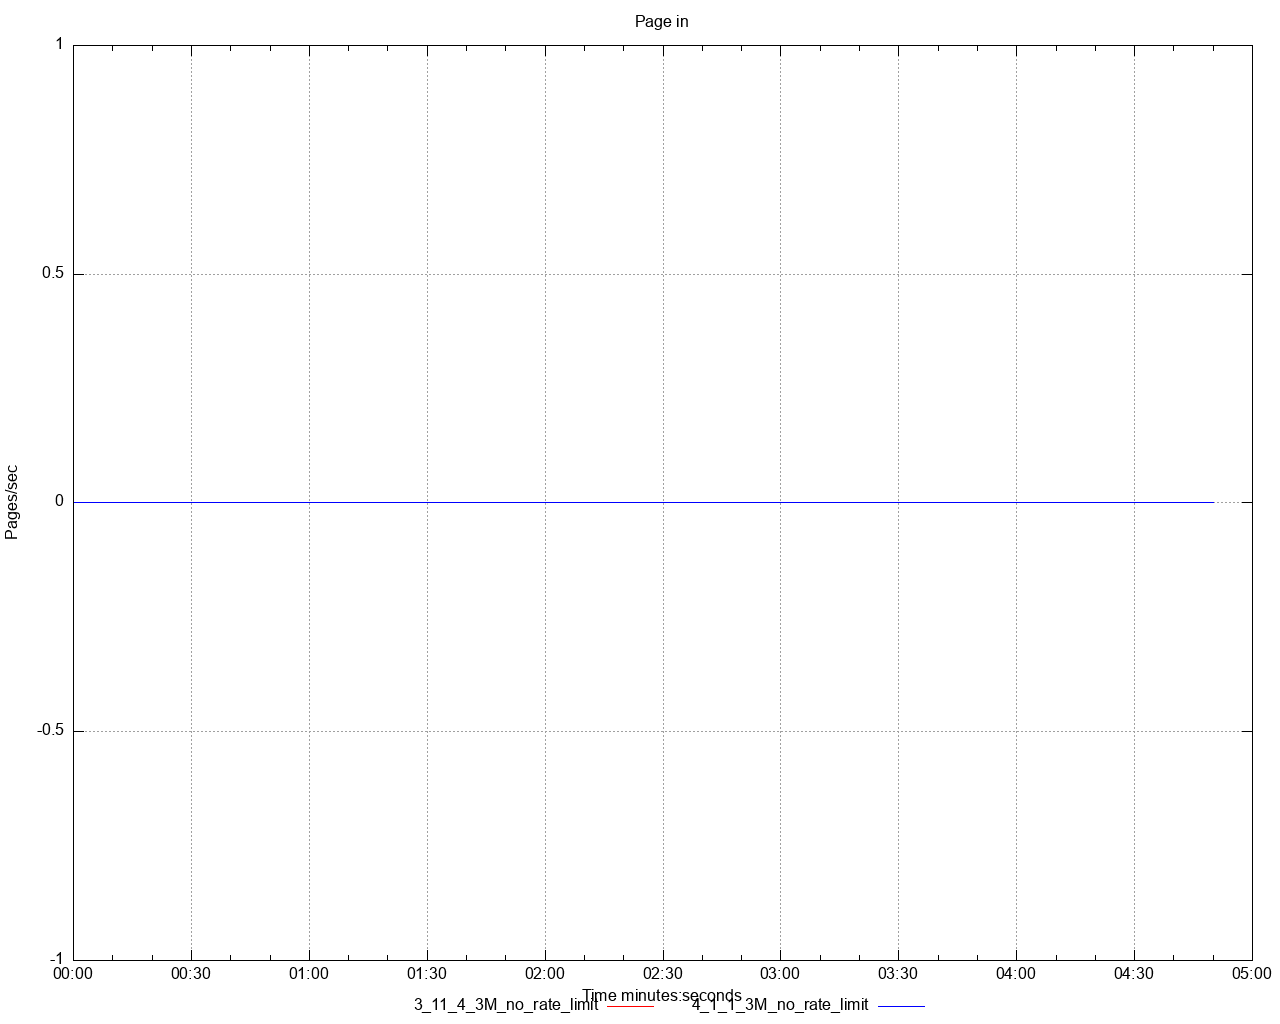

The script that saved this image:
set title 'Page in' noenhanced
set style data lines
set datafile separator ","
set terminal png size 1280,1024
set grid
set key below
set xdata time
set timefmt "%s"
offset = 0
t0(x)=(offset=($0==0) ? x : offset, x - offset)
set xlabel 'Time minutes:seconds'
set ylabel 'Pages/sec'
set output '/Users/ahmet.mircik/simulator/tests/report_3M_no_rate_limit/dstat/page_in_A1.png'
plot \
   '/Users/ahmet.mircik/simulator/tests/report_3M_no_rate_limit/data/page_in_A1_1.data' using (t0(timecolumn(1))):2 title "3_11_4_3M_no_rate_limit" noenhanced lt rgb "red", \
   '/Users/ahmet.mircik/simulator/tests/report_3M_no_rate_limit/data/page_in_A1_2.data' using (t0(timecolumn(1))):2 title "4_1_1_3M_no_rate_limit" noenhanced lt rgb "blue", \
